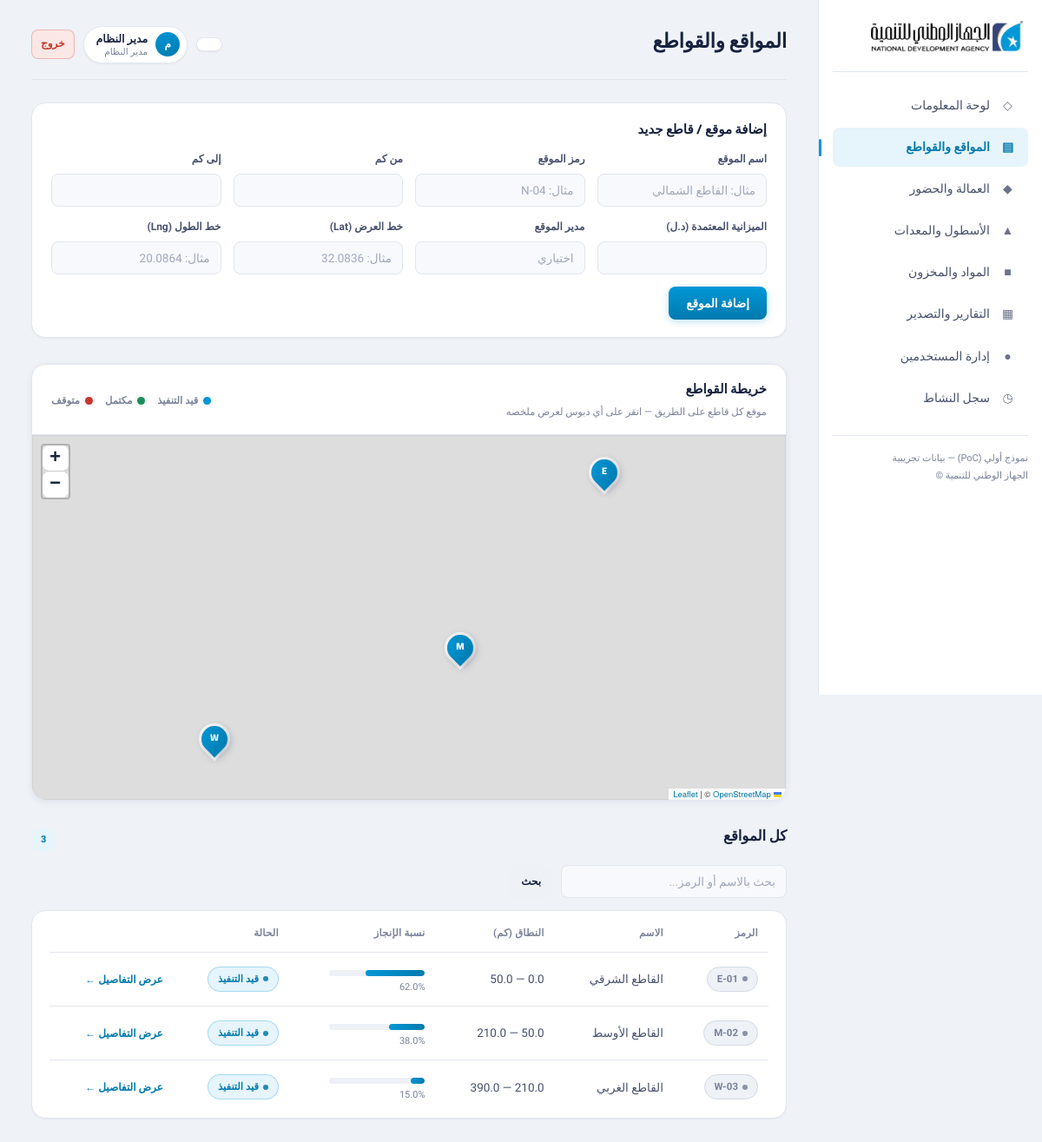
The app's page /sites (signed in) with its own data.
### tables this page shows
CREATE TABLE sites (
    id              INTEGER PRIMARY KEY AUTOINCREMENT,
    name            TEXT NOT NULL,
    code            TEXT NOT NULL UNIQUE,
    km_from         REAL,
    km_to           REAL,
    progress_pct    REAL DEFAULT 0,      -- نسبة الإنجاز الفعلي
    budget          REAL DEFAULT 0,      -- الميزانية المعتمدة
    spent           REAL DEFAULT 0,      -- المصروف الفعلي
    manager_name    TEXT,                -- مدير الموقع المسؤول
    latitude        REAL,                -- إحداثيات الموقع (لخريطة الموقع)
    longitude       REAL,
    status          TEXT NOT NULL DEFAULT 'قيد التنفيذ',  -- قيد التنفيذ | متوقف | مكتمل
    created_at      TEXT DEFAULT (datetime('now'))
);

### app.py (the view, shortened to what this page needs)
@app.route("/sites", methods=["GET", "POST"])
@login_required
def sites():
    db = get_db()
    q = request.args.get("q", "").strip()
    if q:
        all_sites = db.execute(
            "SELECT * FROM sites WHERE name LIKE ? OR code LIKE ? ORDER BY km_from",
            (f"%{q}%", f"%{q}%"),
        ).fetchall()
    else:
        all_sites = db.execute("SELECT * FROM sites ORDER BY km_from").fetchall()
    db.close()
    sites_geo = [
        {
            "id": s["id"],
            "name": s["name"],
            "code": s["code"],
            "status": s["status"],
            "progress_pct": s["progress_pct"],
            "latitude": s["latitude"],
            "longitude": s["longitude"],
            "url": url_for("site_detail", site_id=s["id"]),
        }
        for s in all_sites if s["latitude"] is not None and s["longitude"] is not None
    ]
    return render_template("sites.html", sites=all_sites, sites_geo=sites_geo, q=q)

### app.py (called while the page is built)
def ensure_db():
    if not os.path.exists(DB_PATH):
        init_db(seed=True)

@app.before_request
def _before():
    ensure_db()

def login_required(view):
    @wraps(view)
    def wrapped(*args, **kwargs):
        if not session.get("user_id"):
            flash("يجب تسجيل الدخول أولاً", "error")
            return redirect(url_for("login", next=request.path))
        return view(*args, **kwargs)
    return wrapped

@app.context_processor
def inject_user():
    return {
        "current_user": {
            "id": session.get("user_id"),
            "username": session.get("username"),
            "full_name": session.get("full_name"),
            "role": session.get("role"),
            "role_label": ROLE_LABELS.get(session.get("role"), ""),
        },
        "current_user_id": session.get("user_id"),
        "can_edit": session.get("role") in ("admin", "manager"),
        "is_admin": session.get("role") == "admin",
    }

### database.py (called while the page is built)
def get_db():
    conn = sqlite3.connect(DB_PATH)
    conn.row_factory = sqlite3.Row
    conn.execute("PRAGMA foreign_keys = ON")
    return conn

### templates/sites.html (shortened to what this page needs)
{% extends "base.html" %}
{% block page_title %}المواقع والقواطع{% endblock %}
{% block head %}
<link rel="stylesheet" href="https://cdnjs.cloudflare.com/ajax/libs/leaflet/1.9.4/leaflet.min.css">
{% endblock %}
{% block content %}
{% if can_edit %}
<div class="section card">
    <h2 class="card-title">إضافة موقع / قاطع جديد</h2>
    <form method="post" class="form-inline">
        <div class="field"><label>اسم الموقع</label><input name="name" required placeholder="مثال: القاطع الشمالي"></div>
        <div class="field"><label>رمز الموقع</label><input name="code" required placeholder="مثال: N-04"></div>
        <div class="field"><label>من كم</label><input name="km_from" type="number" step="0.1"></div>
        <div class="field"><label>إلى كم</label><input name="km_to" type="number" step="0.1"></div>
        <div class="field"><label>الميزانية المعتمدة (د.ل)</label><input name="budget" type="number" step="1000"></div>
        <div class="field"><label>مدير الموقع</label><input name="manager_name" placeholder="اختياري"></div>
        <div class="field"><label>خط العرض (Lat)</label><input name="latitude" type="number" step="0.0001" placeholder="مثال: 32.0836"></div>
        <div class="field"><label>خط الطول (Lng)</label><input name="longitude" type="number" step="0.0001" placeholder="مثال: 20.0864"></div>
        <button class="btn" type="submit">إضافة الموقع</button>
    </form>
</div>
{% endif %}
<div class="section map-card">
    <div class="map-card-head">
        <div>
            <h2>خريطة القواطع</h2>
            <div class="muted" style="font-size:11.5px; margin-top:3px;">موقع كل قاطع على الطريق — انقر على أي دبوس لعرض ملخصه</div>
        </div>
        <div class="map-legend">
            <span><i class="dot-blue"></i> قيد التنفيذ</span>
            <span><i class="dot-green"></i> مكتمل</span>
            <span><i class="dot-red"></i> متوقف</span>
        </div>
    </div>
    <div class="map-frame" id="sitesOverviewMap">
    </div>
</div>
<div class="section">
    <div class="section-head"><h2>كل المواقع</h2><span class="count-pill">{{ sites|length }}</span></div>
    <form class="search-bar" method="get">
        <input type="text" name="q" value="{{ q }}" placeholder="بحث بالاسم أو الرمز...">
        <button class="btn btn-ghost btn-small" type="submit">بحث</button>
    </form>
    <div class="table-wrap"><div class="card-pad">
    {% if sites %}
    <table>
        <thead><tr><th>الرمز</th><th>الاسم</th><th>النطاق (كم)</th><th>نسبة الإنجاز</th><th>الحالة</th><th></th></tr></thead>
        <tbody>
        {% for s in sites %}
            <tr>
                <td data-label="الرمز"><span class="badge badge-gray">{{ s.code }}</span></td>
                <td data-label="الاسم">{{ s.name }}</td>
                <td data-label="النطاق (كم)">{{ s.km_from if s.km_from is not none else '—' }} — {{ s.km_to if s.km_to is not none else '—' }}</td>
                <td data-label="نسبة الإنجاز">
                    <div class="progress-bar" style="width:110px;"><span style="width:{{ s.progress_pct }}%;"></span></div>
                    <span class="muted" style="font-size:11px;">{{ s.progress_pct }}%</span>
                </td>
                <td data-label="الحالة">
                    {% if s.status == 'مكتمل' %}<span class="badge badge-green">مكتمل</span>
                    {% elif s.status == 'متوقف' %}<span class="badge badge-red">متوقف</span>
                    {% else %}<span class="badge badge-blue">قيد التنفيذ</span>{% endif %}
                </td>
                <td data-label=""><a class="link-btn" href="{{ url_for('site_detail', site_id=s.id) }}">عرض التفاصيل ←</a></td>
            </tr>
        {% endfor %}
        </tbody>
    </table>
    {% else %}
        <div class="empty">لا توجد مواقع مطابقة.</div>
    {% endif %}
    </div></div>
</div>
{% endblock %}

### records on screen
sites: code "E-01", name "القاطع الشرقي", km_to "50.0", progress_pct "62.0", status "قيد التنفيذ"
sites: code "M-02", name "القاطع الأوسط", km_from "50.0", km_to "210.0", progress_pct "38.0", status "قيد التنفيذ"
sites: code "W-03", name "القاطع الغربي", km_to "390.0", progress_pct "15.0", status "قيد التنفيذ"

### other values on screen
{{ current_user.full_name[0] if current_user.full_name else '؟' }} "م"
{{ current_user.full_name }} "مدير النظام"
{{ current_user.role_label }} "مدير النظام"
{{ sites|length }} "3"
